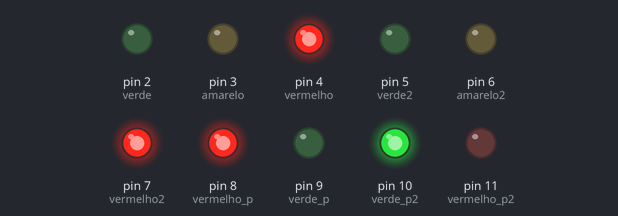
The sketch below on a simulated Arduino Uno, built with avr-gcc and run on an emulated ATmega328P. Parts: output pins drawn as LEDs (lit = HIGH).

Above: at 0.1 s.
At 3.1 s:
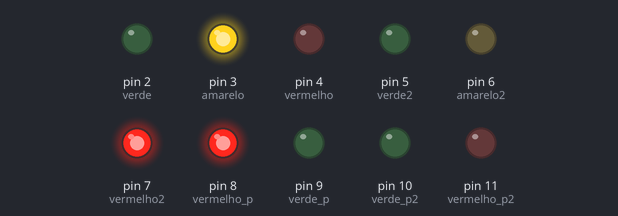
At 8.1 s:
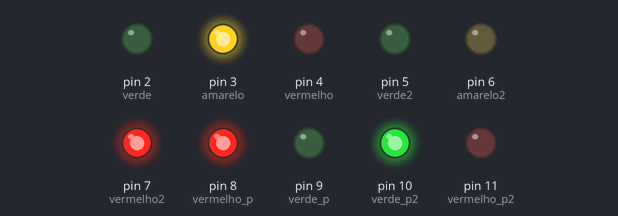
At 11.1 s:
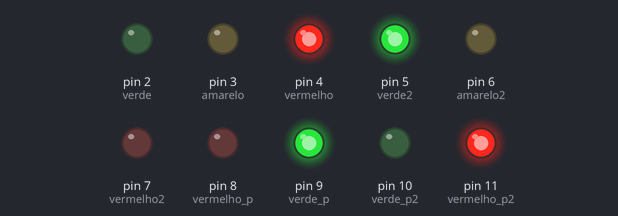
At 21.1 s:
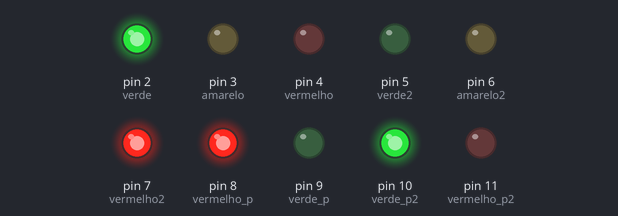
At 38.1 s:
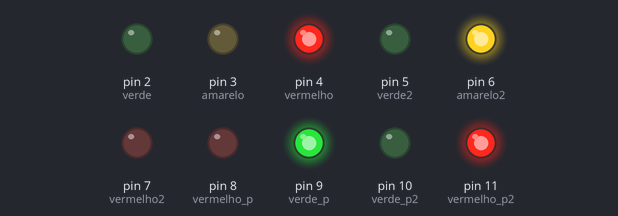
Timing chart, 0 to 39.6 s (numbered marks = the images above):
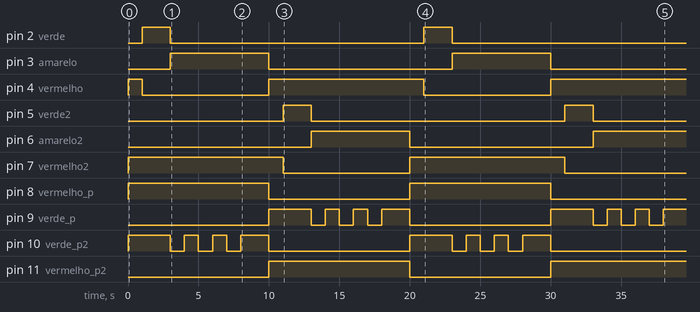

The sketch:

SemaforoLEDs.ino
```cpp
// C++ code
//
//declarar nome das portas
#define vermelho 4
#define amarelo 3
#define verde 2
#define vermelho2 7
#define amarelo2 6
#define verde2 5
#define vermelho_p 8
#define verde_p 9
#define vermelho_p2 11
#define verde_p2 10
void setup()
{
  pinMode(vermelho, OUTPUT);//saída
  pinMode(amarelo, OUTPUT);//saída
  pinMode(verde, OUTPUT);//saída
  pinMode(vermelho2, OUTPUT);//saída
  pinMode(amarelo2, OUTPUT);//saída
  pinMode(verde2, OUTPUT);//saída
  pinMode(verde_p,OUTPUT);//saída
  pinMode(vermelho_p,OUTPUT);//saída
  pinMode(verde_p2,OUTPUT);//saída
  pinMode(vermelho_p2,OUTPUT);//saída
}

void loop()
{
  //delay coresponde ao tempo de espera quedeve ocorrer entra
  //as ações(o tempo é contado em milisegundos)
  //semaforo 1
  //vermelho é equivalente a luz vermelha
  //verde é equivalente a luz verde
  //amarelo é equivalente a luz amarela
  //vermelho_p é equivalente a luz de pedestre vermelha
  //verde_p é equivalente a luz de pedestre verde
  //
  //semaforo 2
  //vermelho2 é equivalente a luz vermelha
  //verde2 é equivalente a luz verde
  //amarelo2 é equivalente a luz amarela
  //vermelho_p2 é equivalente a luz de pedestre vermelha
  //verde_p2 é equivalente a luz de pedestre verde
  int t;//variavel para contar a quantidade de piscadas do
  //semaforo de pedestres 2
  int t2;//variavel para contar a quantidade de piscadas
  //semaforo de pedrestres 1
  digitalWrite(vermelho2, HIGH);
  digitalWrite(amarelo2, LOW);
  digitalWrite(verde2, LOW);
  digitalWrite(vermelho, HIGH);
  digitalWrite(vermelho_p, HIGH);
  digitalWrite(verde_p, LOW);
  digitalWrite(vermelho_p2, LOW);
  digitalWrite(verde_p2, HIGH);
  delay(1000);
  digitalWrite(vermelho, LOW);
  digitalWrite(amarelo, LOW);
  digitalWrite(verde, HIGH);
  digitalWrite(vermelho_p, HIGH);
  digitalWrite(verde_p, LOW);
  digitalWrite(vermelho_p2, LOW);
  digitalWrite(verde_p2, HIGH);
  delay(2000);
  digitalWrite(vermelho, LOW);
  digitalWrite(amarelo,HIGH);
  digitalWrite(verde, LOW);
  digitalWrite(vermelho2, HIGH);
  digitalWrite(amarelo2, LOW);
  digitalWrite(verde2, LOW);
  digitalWrite(vermelho_p, HIGH);
  digitalWrite(verde_p, LOW);
  digitalWrite(vermelho_p2, LOW);
  digitalWrite(verde_p2, HIGH);
  for(t=0; t<3; t++){
    digitalWrite(verde_p2,LOW);
    delay(1000);
    digitalWrite(verde_p2,HIGH);
    delay(1000);
  }
  delay(1000);
  digitalWrite(vermelho, HIGH);
  digitalWrite(amarelo, LOW);
  digitalWrite(verde, LOW);
  digitalWrite(vermelho_p, LOW);
  digitalWrite(verde_p, HIGH);
  digitalWrite(vermelho_p2, HIGH);
  digitalWrite(verde_p2, LOW);
  delay(1000);
  digitalWrite(vermelho2, LOW);
  digitalWrite(amarelo2, LOW);
  digitalWrite(verde2, HIGH);
  delay(2000);
  digitalWrite(vermelho, HIGH);
  digitalWrite(amarelo, LOW);
  digitalWrite(verde, LOW);
  digitalWrite(vermelho2, LOW);
  digitalWrite(amarelo2, HIGH);
  digitalWrite(verde2, LOW);
  digitalWrite(vermelho_p, LOW);
  digitalWrite(verde_p, HIGH);
  digitalWrite(vermelho_p2, HIGH);
  digitalWrite(verde_p2, LOW);
  for(t2=0; t2<3; t2++){
    digitalWrite(verde_p,LOW);
    delay(1000);
    digitalWrite(verde_p,HIGH);
    delay(1000);
  }
  delay(1000);
}
```

Measured:
- by itself, pin 2 (verde), pin 5 (verde2): alternates HIGH for 2.0 s and LOW for 18.0 s
- by itself, pin 3 (amarelo): alternates HIGH for 7.0 s and LOW for 13.0 s
- by itself, pin 4 (vermelho): goes HIGH 1.0 s, LOW 9.0 s, HIGH 11.0 s, LOW 9.0 s, then HIGH
- by itself, pin 6 (amarelo2): LOW → HIGH at 13.0 s, → LOW 7.0 s later, → HIGH 13.0 s later
- by itself, pin 7 (vermelho2): alternates HIGH for 11.0 s and LOW for 9.0 s
- by itself, pin 8 (vermelho_p): alternates HIGH for 10.0 s and LOW for 10.0 s
- by itself, pin 9 (verde_p): LOW → HIGH at 10.0 s, → LOW 3.0 s later, → HIGH 1.0 s later, → LOW 1.0 s later, … (15 changes in this stretch)
- by itself, pin 10 (verde_p2): LOW → HIGH at 0.00 s, → LOW 3.0 s later, → HIGH 1.0 s later, → LOW 1.0 s later, … (16 changes in this stretch)
